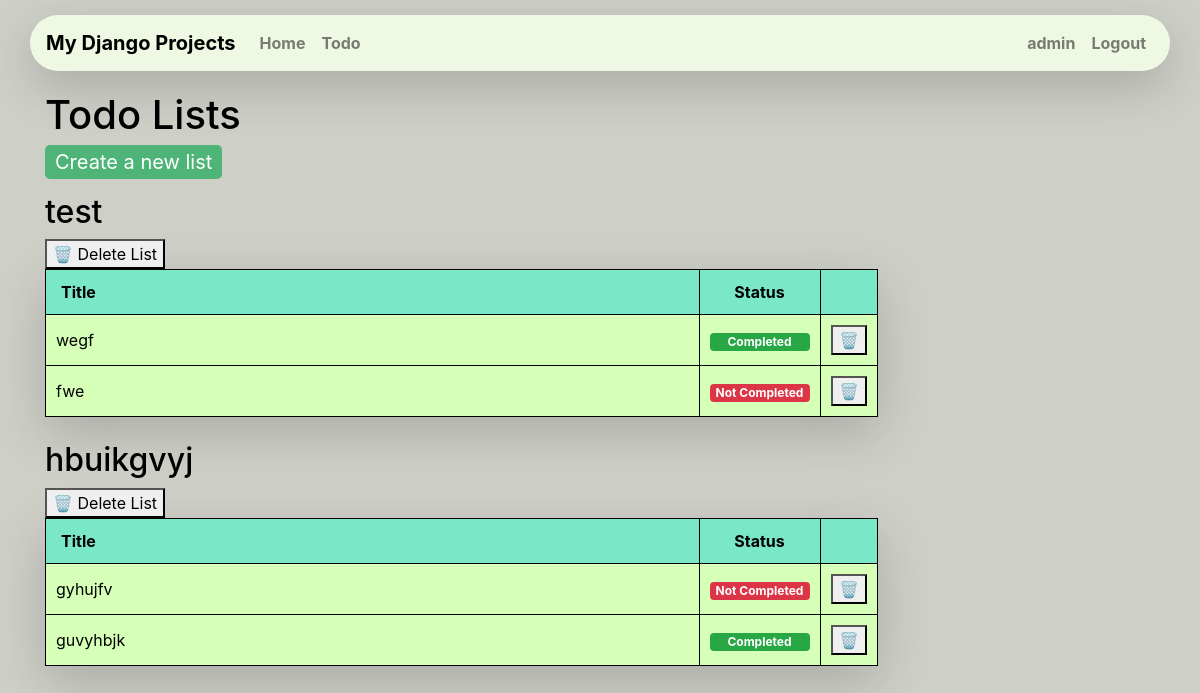
Screenshot of /todos/ (signed in) with the database file from the repository.
### myapp/models.py (models this page shows, shortened)
class TodoList(models.Model):
    user = models.ForeignKey(User, on_delete=models.CASCADE)
    title = models.CharField(max_length=200, verbose_name="List Name")
    created_at = models.DateTimeField(default=timezone.now)

class TodoItem(models.Model):
    todo_list = models.ForeignKey(TodoList, on_delete=models.CASCADE)
    title = models.CharField(max_length=200, verbose_name="Item Name")
    completed = models.BooleanField(default=False)
    created_at = models.DateTimeField(default=timezone.now)

### myapp/views.py (the view)
# urls.py: path("todos/", views.todos, name="todos"),
@login_required
def todos(request):
    user = request.user
    lists = TodoList.objects.filter(user=user)
    items = TodoItem.objects.filter(todo_list__in=lists)
    return render(request, "todos.html", {"todos": items, "lists": lists})

### myapp/templates/todos.html (shortened to what this page needs)
{% extends "base.html" %} {% block title %}Todos{% endblock title %}
{% block content %}
<p>
    <h1>Todo Lists</h1>
    <a class="create-link" href="{% url 'todo_create' %}">Create a new list</a>
</p>
{% for list in lists %}
    <h2>{{ list.title }}</h2>
    <form action="{% url 'delete_todo_list' list.id %}" method="POST" style="display:inline;">
        <button type="submit" onclick="return confirm('Cnąć tę listę?')">🗑️ Delete List</button>
    </form>
    <table class="shadow-lg">
        <thead>
            <tr>
                <th class="col-10">Title</th>
                <th class="text-center">Status</th>
                <th></th>
            </tr>
        </thead>
        <tbody>
            {% for todo in list.todoitem_set.all %}
                <tr>
                    <td>{{ todo.title }}</td>
                    <td class="text-center">
                        {% if todo.completed %}
                            <span class="badge badge-success">Completed</span>
                        {% else %}
                            <span class="badge badge-danger">Not Completed</span>
                        {% endif %}
                    </td>
                    <td class="text-center">
                        <form action="{% url 'delete_todo_item' todo.id %}" method="POST" style="display:inline;">
                            <button type="submit" onclick="return confirm('Czy na pewno chcesz usunąć ten item?')">🗑️</button>
                        </form>
                    </td>
                </tr>
            {% endfor %}
        </tbody>
    </table><br>
{% endfor %}
{% endblock content %}

### myapp/templates/base.html (shortened to what this page needs)
{% load static %}
<!DOCTYPE html>
<html lang="en">
  <head>
    <link rel="stylesheet" href="https://stackpath.bootstrapcdn.com/bootstrap/4.3.1/css/bootstrap.min.css"  rel="stylesheet" />
    <link rel="stylesheet" href="{% static "styles/main.css" %}" rel="stylesheet">
  </head>
  <body class="bg-custom">
    <nav class="navbar navbar-expand-lg navbar-light navbar-custom container shadow-lg">
      <a class="navbar-brand font-weight-bold" href="{% url "home" %}">My Django Projects</a>
      <div class="collapse navbar-collapse justify-content-start" id="navbarNav">
        <ul class="navbar-nav">
          <li class="nav-item">
            <a class="nav-link font-weight-bold" href="{% url "home" %}">Home</a>
          </li>
          {% if user.is_authenticated %}
          <li class="nav-item">
            <a class="nav-link font-weight-bold" href="{% url 'todos' %}">Todo</a>
          </li>
          {% endif %}
        </ul>
      </div>
      <div class="collapse navbar-collapse justify-content-end" id="navbarNav">
        <ul class="navbar-nav">
          {% if user.is_authenticated %}
          <li class="nav-item">
            <a class="nav-link font-weight-bold" href="{% url 'dashboard' %}">{{user.username}}</a>
          </li>
          <li class="nav-item">
            <a class="nav-link font-weight-bold" href="{% url 'logout' %}">Logout</a>
          </li>
          {% endif %}
        </ul>
      </div>
    </nav>
    <div class="container">{% block content %} {% endblock %}</div>
  </body>
</html>

### myapp/static/styles/main.css (style rules this page uses)
.create-link { font-size: 20px; color: #fff; background-color: #E54B4B; padding: 5px 10px; border-radius: 5px; }
table { width: 75%; border-collapse: collapse; }
table, th, td { border: 1px solid black; }
th, td { padding: 10px; text-align: left; background-color: #D6FFB7; }
th { background-color: #7AE7C7; }
span { width: 100px; padding: 5px; border-radius: 5px; }
.create-link { font-size: 20px; color: #fff; background-color: #4FB477; padding: 5px 10px; border-radius: 5px; }
.bg-custom { background-color: #CECFC7; color: #000000; padding: 15px; }
.navbar-custom { background-color: #EFF8E2; border-radius: 30px; margin-bottom: 20px; }
.navbar-custom .navbar-brand, .navbar-custom .nav-link { color: #000000; }

### rows the page displays
TodoList: title "test"
TodoItem: title "wegf", completed "Completed"
TodoItem: title "fwe", completed "Not Completed"
TodoList: title "hbuikgvyj"
TodoItem: title "gyhujfv", completed "Not Completed"
TodoItem: title "guvyhbjk", completed "Completed"

### other values shown
{{ user.username }} "admin"
